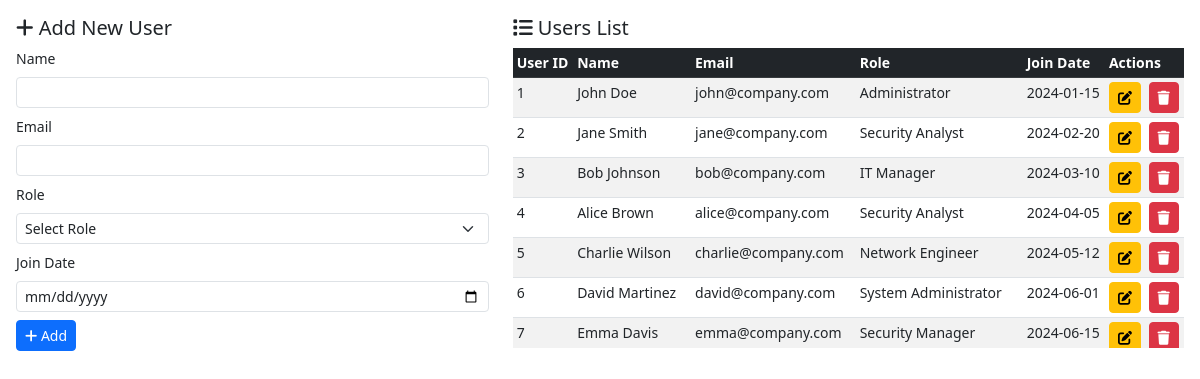
Page /operations/crud.php?table=users on the committed database.
### tables this page shows
CREATE TABLE Users (
    user_id INT AUTO_INCREMENT PRIMARY KEY,
    name VARCHAR(150) NOT NULL,
    email VARCHAR(200) NOT NULL UNIQUE,
    role_id INT NOT NULL,
    join_date DATE NOT NULL,
    FOREIGN KEY (role_id) REFERENCES Roles(role_id) ON DELETE CASCADE
);

CREATE TABLE Roles (
    role_id INT AUTO_INCREMENT PRIMARY KEY,
    role_name VARCHAR(100) NOT NULL UNIQUE
);

### operations/crud.php (the view, shortened to what this page needs)
<?php
$database = new Database();
$conn = $database->getConnection();
$table = $_GET['table'] ?? 'roles';
$tableConfig = getTableConfig($table);
$data = getData($conn, $table);
$foreignKeyData = getForeignKeyData($conn, $table);
function getData($conn, $table) {
    $sql = "SELECT * FROM {$table}";
    $stmt = $conn->prepare($sql);
    $stmt->execute();
    return $stmt->fetchAll(PDO::FETCH_ASSOC);
}
function getForeignKeyData($conn, $table) {
    $config = getTableConfig($table);
    $foreignKeys = [];
    foreach ($config['foreign_keys'] ?? [] as $field => $ref) {
        $sql = "SELECT * FROM {$ref['table']}";
        $stmt = $conn->prepare($sql);
        $stmt->execute();
        $foreignKeys[$field] = $stmt->fetchAll(PDO::FETCH_ASSOC);
    }
    return $foreignKeys;
}
function getTableConfig($table) {
    return $configs[$table];
}
?>
<!DOCTYPE html>
<html lang="en">
<head>
    <link href="https://cdn.jsdelivr.net/npm/bootstrap@5.3.0/dist/css/bootstrap.min.css" rel="stylesheet">
    <link href="https://cdnjs.cloudflare.com/ajax/libs/font-awesome/6.0.0/css/all.min.css" rel="stylesheet">
</head>
<body>
    <div class="container-fluid p-3">
        <div class="row">
            <div class="col-md-5">
                <h5><i class="fas fa-plus"></i> Add New <?= ucfirst(substr($table, 0, -1)) ?></h5>
                <form method="POST" class="mb-4">
                    <?php foreach ($tableConfig['fields'] as $field => $config): ?>
                        <?php if ($field === $tableConfig['primary_key'] && $tableConfig['auto_increment']) continue; ?>
                        <div class="mb-2">
                            <label class="form-label"><?= $config['label'] ?></label>
                            <?php if (isset($tableConfig['foreign_keys'][$field])): ?>
                                <select name="<?= $field ?>" class="form-select form-select-sm" <?= $config['required'] ?? false ? 'required' : '' ?>>
                                    <option value="">Select <?= $config['label'] ?></option>
                                </select>
                            <?php else: ?>
                                <input type="<?= $config['type'] === 'varchar' ? 'text' : $config['type'] ?>"
                                       name="<?= $field ?>"
                                       class="form-control form-control-sm"
                                       <?= $config['required'] ?? false ? 'required' : '' ?>>
                            <?php endif; ?>
                        </div>
                    <?php endforeach; ?>
                    <button type="submit" class="btn btn-primary btn-sm">
                        <i class="fas fa-plus"></i> Add
                    </button>
                </form>
            </div>
            <div class="col-md-7">
                <h5><i class="fas fa-list"></i> <?= ucfirst($table) ?> List</h5>
                <div class="table-responsive">
                    <table class="table table-striped table-sm">
                        <thead class="table-dark">
                            <tr>
                                <?php foreach ($tableConfig['fields'] as $field => $config): ?>
                                    <th><?= $config['label'] ?></th>
                                <?php endforeach; ?>
                                <th>Actions</th>
                            </tr>
                        </thead>
                        <tbody>
                            <?php foreach ($data as $row): ?>
                                <tr>
                                    <?php foreach ($tableConfig['fields'] as $field => $config): ?>
                                        <td>
                                            <?php if (isset($tableConfig['foreign_keys'][$field])): ?>
                                                <?php
                                                $fk = $tableConfig['foreign_keys'][$field];
                                                $fkRow = array_filter($foreignKeyData[$field], function($fkRow) use ($fk, $row, $field) {
                                                    return $fkRow[$fk['key']] == $row[$field];
                                                });
                                                $fkRow = reset($fkRow);
                                                echo htmlspecialchars($fkRow[$fk['display']] ?? '');
                                                ?>
                                            <?php else: ?>
                                                <?= htmlspecialchars($row[$field]) ?>
                                            <?php endif; ?>
                                        </td>
                                    <?php endforeach; ?>
                                    <td>
                                        <button class="btn btn-warning btn-sm me-1" onclick="editRecord(<?= htmlspecialchars(json_encode($row)) ?>)">
                                            <i class="fas fa-edit"></i>
                                        </button>
                                        <form method="POST" class="d-inline">
                                            <button type="submit" class="btn btn-danger btn-sm" onclick="return confirm('Are you sure?')">
                                                <i class="fas fa-trash"></i>
                                            </button>
                                        </form>
                                    </td>
                                </tr>
                            <?php endforeach; ?>
                        </tbody>
                    </table>
                </div>
            </div>
        </div>
    </div>
</body>
</html>

### operations/crud.php (style rules this page uses)
body { font-size: 14px; }
.table-responsive { max-height: 300px; overflow-y: auto; }
.btn-sm { padding: 0.25rem 0.5rem; font-size: 0.875rem; }

### rows in the picture
users: user_id "1", name "John Doe", email "john@company.com", join_date "2024-01-15"
roles: role_name "Administrator"
users: user_id "2", name "Jane Smith", email "jane@company.com", role.role_name "Security Analyst", join_date "2024-02-20"
users: user_id "3", name "Bob Johnson", email "bob@company.com", join_date "2024-03-10"
roles: role_name "IT Manager"
users: user_id "4", name "Alice Brown", email "alice@company.com", role.role_name "Security Analyst", join_date "2024-04-05"
users: user_id "5", name "Charlie Wilson", email "charlie@company.com", role.role_name "Network Engineer", join_date "2024-05-12"
users: user_id "6", name "David Martinez", email "david@company.com", role.role_name "System Administrator", join_date "2024-06-01"
users: user_id "7", name "Emma Davis", email "emma@company.com", join_date "2024-06-15"
roles: role_name "Security Manager"

### other values in the picture
substr($table, 0, -1) "User"
$config['label'] "Name"
$config['label'] "Email"
$config['label'] "Role"
$config['label'] "Join Date"
$table "Users"
$config['label'] "User ID"
